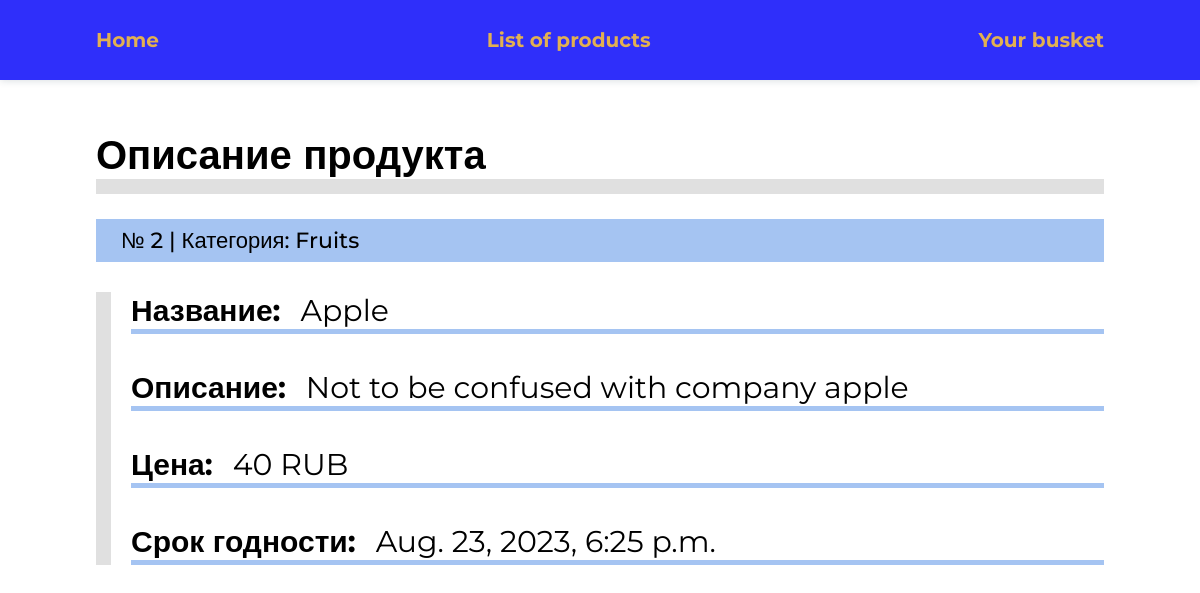
/home/products/description/2, run on the app's committed database.
### market/models.py (models this page shows, shortened)
class Product(models.Model):
    name = models.CharField(max_length=255)
    best_before_date = models.DateTimeField(default=datetime.datetime.today() + datetime.timedelta(days=7))
    description = models.TextField(null=False, blank=False)
    price = models.PositiveSmallIntegerField(null=False, blank=False)
    category = models.ForeignKey(Category, on_delete=models.CASCADE, null=True)
    class Meta:
        verbose_name = 'Product'
        verbose_name_plural = 'Products'

class Category(models.Model):
    name = models.CharField(max_length=50)
    class Meta:
        verbose_name = 'Category'
        verbose_name_plural = 'Categories'

### market/views.py (the view)
# urls.py: path('products/description/<int:product_id>',views.desc, name='description'),
def desc(request, product_id):
    product = Product.objects.get(id=product_id)
    data = {
        'title':'Описание продуктов',
        'menu':menu,
        'product':product,
    }
    return render(request, 'market/desc.html', data)

### market/templates/market/desc.html (shortened to what this page needs)
{% load static %}
<!DOCTYPE html>
<html lang="en">
<head>
    <link rel="stylesheet" href="{% static 'market/css/Desc.css' %}">
    <link rel="stylesheet" href="{% static 'market/css/header.css' %}">
</head>
<body>
    <header>
        {% for m in menu %}
        <div>
            <a href="{% url m.url %}">{{ m.title }}</a>
        </div>
        {% endfor %}
    </header>
    <section class="main">
        <h1>Описание продукта</h1>
        <span class="p-preinfo">
            <p>№ {{ product.id }} | Категория: {{ product.category.name }}</p>
        </span>
        <div class="p-details">
            <span>
                <p><b>Название:</b></p>
                <p>{{ product.name }}</p>
            </span>
            <span>
                <p><b>Описание:</b></p>
                <p>{{ product.description }}</p>
            </span>
            <span>
                <p><b>Цена:</b></p>
                <p>{{ product.price }} RUB</p>
            </span>
            <span>
                <p><b>Срок годности:</b></p>
                <p>{{ product.best_before_date }}</p>
            </span>
        </div>
    </section>
</body>
</html>

### market/static/market/css/Desc.css (style rules this page uses)
* { margin: 0; padding: 0; font-family: 'Montserrat', sans-serif; }
.main { padding: 50px 8%; }
.main h1 { font-size: 40px; border-bottom: 15px solid #e0e0e0; margin-bottom: 25px; }
.p-preinfo { display: block; background-color: #a5c4f2; padding: 8px 25px; margin-bottom: 10px; }
.p-preinfo > p { font-weight: 500; font-size: 22px; }
.p-details { border-left: 15px solid #e0e0e0; padding-left: 20px; margin-top: 30px; }
.p-details > span { display: flex; gap: 20px; font-size: 30px; margin-bottom: 35px; border-bottom: 5px solid #a5c4f2; }

### market/static/market/css/Header.css (style rules this page uses)
header { background-color: rgb(47, 47, 250); height: 80px; width: 100%; display: flex; justify-content: space-between; align-items: center; padding: 0 8%; box-sizing: border-box; box-shadow: 0px 0px 8px 0px rgba(34, 60, 80, 0.2); }
header div a { color: rgb(226, 176, 82); font-weight: 700; font-family: 'Montserrat', sans-serif; font-size: 20px; text-decoration: none; }

### data on the page
Product: id "2", category.name "Fruits", name "Apple", description "Not to be confused with company apple", price "40", best_before_date "Aug. 23, 2023, 6:25 p.m."

### other printed values
{{ m.title }} "Home" "List of products" "Your busket"
